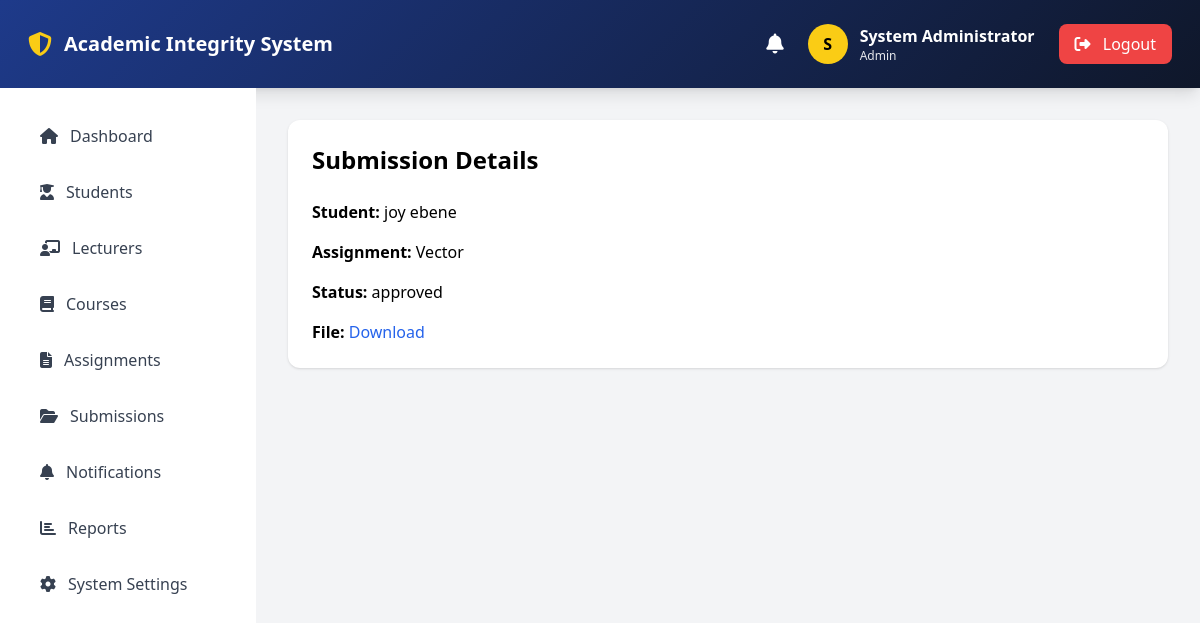
The app's page /admin/submission/1 (signed in) with its own data.
### app/models.py (models this page shows, shortened)
class User(UserMixin, db.Model):
    __tablename__ = 'users'
    id = db.Column(db.Integer, primary_key=True)
    username = db.Column(db.String(50), unique=True, nullable=False)
    email = db.Column(db.String(100), unique=True, nullable=False)
    password_hash = db.Column(db.String(255), nullable=False)
    first_name = db.Column(db.String(50), nullable=False)
    last_name = db.Column(db.String(50), nullable=False)
    role = db.Column(db.String(20), default='student')
    department = db.Column(db.String(100))
    faculty = db.Column(db.String(100))
    created_at = db.Column(db.DateTime, default=datetime.utcnow)
    updated_at = db.Column(db.DateTime, default=datetime.utcnow, onupdate=datetime.utcnow)
    last_login = db.Column(db.DateTime)
    is_active = db.Column(db.Boolean, default=True)
    student_profile = db.relationship('Student', backref='user', uselist=False, cascade='all, delete-orphan')
    lecturer_profile = db.relationship('Lecturer', backref='user', uselist=False, cascade='all, delete-orphan')
    @property
    def full_name(self):
        return f"{self.first_name} {self.last_name}"

class Assignment(db.Model):
    __tablename__ = 'assignments'
    id = db.Column(db.Integer, primary_key=True)
    title = db.Column(db.String(200), nullable=False)
    description = db.Column(db.Text)
    due_date = db.Column(db.DateTime)
    is_active = db.Column(db.Boolean, default=True)
    course_id = db.Column(
        db.Integer,
        db.ForeignKey('courses.id'),
        nullable=False
    )
    created_at = db.Column(
        db.DateTime,
        default=datetime.utcnow
    )
    submissions = db.relationship(
        'Submission',
        backref='assignment',
        lazy=True,
        cascade='all, delete-orphan'
    )

class Submission(db.Model):
    __tablename__ = 'submissions'
    id = db.Column(db.Integer, primary_key=True)
    assignment_id = db.Column(
        db.Integer,
        db.ForeignKey('assignments.id'),
        nullable=False
    )
    student_id = db.Column(
        db.Integer,
        db.ForeignKey('students.id'),
        nullable=False
    )
    file_path = db.Column(db.String(500), nullable=False)
    original_filename = db.Column(db.String(255))
    comments = db.Column(db.Text)
    status = db.Column(
        db.String(30),
        default='processing'
    )
    submitted_at = db.Column(
        db.DateTime,
        default=datetime.utcnow
    )
    student = db.relationship(
        'Student',
        backref=db.backref('submissions', lazy=True)
    )
    analysis = db.relationship(
        'AIAnalysis',
        backref='submission',
        uselist=False,
        cascade='all, delete-orphan'
    )
    suspicious = db.relationship(
        'SuspiciousSubmission',
        backref='submission',
        uselist=False,
        cascade='all, delete-orphan'
    )

### app/admin/routes.py (the view)
@admin_bp.route('/submission/<int:id>')
@login_required
def view_submission(id):
    submission = Submission.query.get_or_404(id)
    if current_user.role != "admin":
        flash("Access denied.", "danger")
        return redirect(url_for("auth.login"))
    return render_template('admin/view_submission.html', submission=submission)

### app/__init__.py (called while the page is built)
@login_manager.user_loader
def load_user(user_id):
    from app.models import User
    return User.query.get(int(user_id))

### app/templates/admin/view_submission.html (shortened to what this page needs)
{% extends "base.html" %}
{% block content %}
<div class="bg-white rounded-xl shadow p-6">
    <h1 class="text-2xl font-bold mb-6">
        Submission Details
    </h1>
    <div class="space-y-4">
        <p>
            <strong>Student:</strong>
            {{ submission.student.user.full_name }}
        </p>
        <p>
            <strong>Assignment:</strong>
            {{ submission.assignment.title }}
        </p>
        <p>
            <strong>Status:</strong>
            {{ submission.status }}
        </p>
        <p>
            <strong>File:</strong>
            <a class="text-blue-600" href="{{ url_for('admin.download_submission', id=submission.id) }}">
                Download
            </a>
        </p>
    </div>
</div>
{% endblock %}

### app/templates/includes/navbar.html (shortened to what this page needs)
<nav class="gradient-bg shadow-lg p-2 md:p-3">
    <div class="px-4 h-16 flex justify-between items-center">
        <div class="flex items-center gap-3">
            <i class="fas fa-shield-alt text-yellow-400 text-2xl"></i>
            <span class="text-white text-xl font-bold">
                Academic Integrity System
            </span>
        </div>
        {% if current_user.is_authenticated %}
        <div class="flex items-center gap-6">
            <a href="{{ url_for('notifications.index') }}"
               class="relative text-white hover:text-yellow-400">
                <i class="fas fa-bell text-xl"></i>
            </a>
            <div class="flex items-center gap-3">
                <div class="h-10 w-10 rounded-full
                bg-yellow-400 text-black
                flex items-center justify-center
                font-bold">
                    {{ current_user.first_name[0] }}
                </div>
                <div class="text-white">
                    <p class="font-semibold">
                        {{ current_user.full_name }}
                    </p>
                    <p class="text-xs text-gray-200">
                        {{ current_user.role|title }}
                    </p>
                </div>
            </div>
            <a href="{{ url_for('auth.logout') }}"
               class="bg-red-500 hover:bg-red-600
               px-4 py-2 rounded-lg text-white">
                <i class="fas fa-sign-out-alt mr-2"></i>
                Logout
            </a>
        </div>
        {% endif %}
    </div>
</nav>

### app/templates/base.html (style rules this page uses)
.gradient-bg { background: linear-gradient(135deg, #1e3a8a, #0f172a); }

### records on screen
User: first_name "S", full_name "System Administrator", role "Admin"
User: student.user.full_name "joy ebene"
Assignment: assignment "Vector"
Submission: status "approved"
